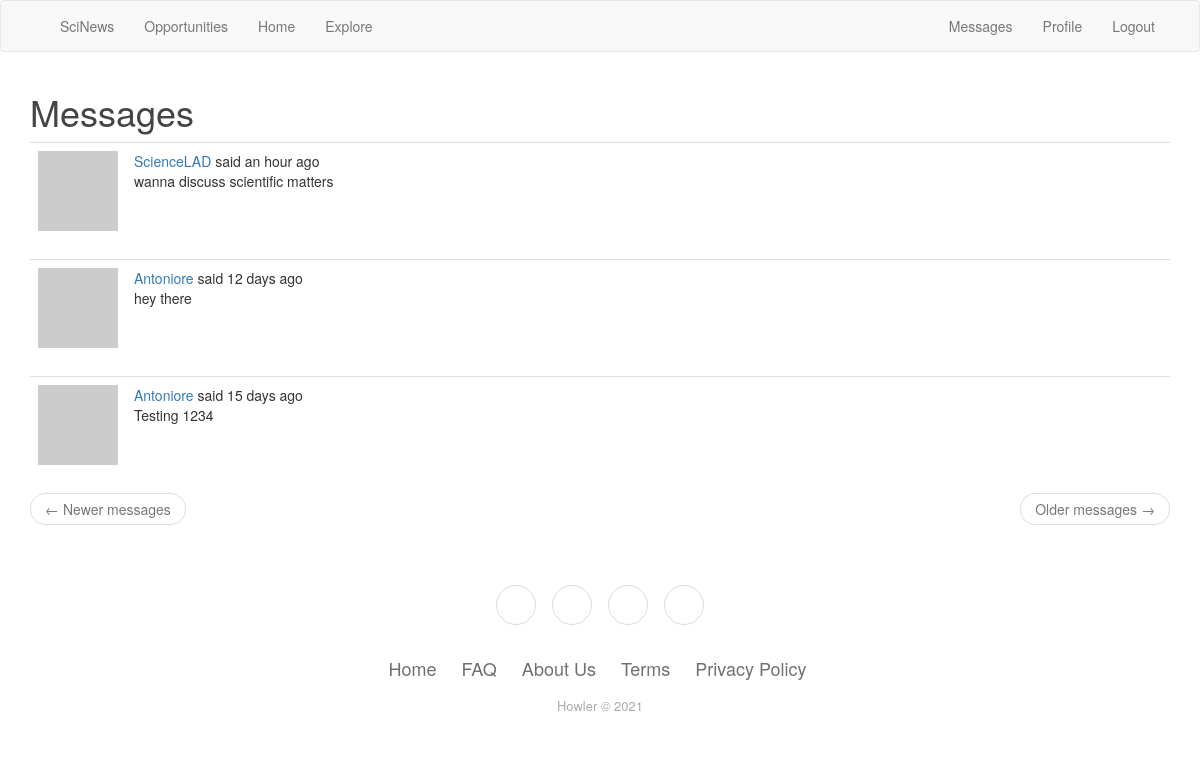
Screenshot of /messages (signed in) with the database file from the repository.
### app/models.py (models this page shows, shortened)
class Message(db.Model):
    id = db.Column(db.Integer, primary_key=True)
    sender_id = db.Column(db.Integer, db.ForeignKey('user.id'))
    recipient_id = db.Column(db.Integer, db.ForeignKey('user.id'))
    body = db.Column(db.String(140))
    timestamp = db.Column(db.DateTime, index=True, default=datetime.utcnow)

### app/routes.py (the view)
@app.route('/messages')
@login_required
def messages():
    current_user.last_message_read_time = datetime.utcnow()
    db.session.commit()
    page = request.args.get('page', 1, type=int)
    messages = current_user.messages_received.order_by(
        Message.timestamp.desc()).paginate(
            page, current_app.config['POSTS_PER_PAGE'], False)
    next_url = url_for('messages', page=messages.next_num) \
        if messages.has_next else None
    prev_url = url_for('messages', page=messages.prev_num) \
        if messages.has_prev else None
    return render_template('messages.html', messages=messages.items,
                           next_url=next_url, prev_url=prev_url)

### app/models.py (called while the page is built)
@login.user_loader
def load_user(id):
    return User.query.get(int(id))

    def new_messages(self):
        last_read_time = self.last_message_read_time or datetime(1900, 1, 1)
        return Message.query.filter_by(recipient=self).filter(
            Message.timestamp > last_read_time).count()

    def avatar(self, size):
        digest = md5(self.email.lower().encode('utf-8')).hexdigest()
        return 'https://www.gravatar.com/avatar/{}?d=identicon&s={}'.format(
            digest, size)

### app/routes.py (called while the page is built)
@app.before_request  #Checks if user is logged to know when they have been last seen.
def before_request():
    if current_user.is_authenticated:
        current_user.last_seen = datetime.utcnow()
        db.session.commit()
    g.locale = str(get_locale())

@app.before_request
def before_request():
    g.locale = str(get_locale())

### app/templates/messages.html
{% extends "base.html" %}
{% block app_content %}
    <h1>{{ _('Messages') }}</h1>
    {% for post in messages %}
        {% include '__post.html' %}
    {% endfor %}
    <nav aria-label="...">
        <ul class="pager">
            <li class="previous{% if not prev_url %} disabled{% endif %}">
                <a href="{{ prev_url or '#' }}">
                    <span aria-hidden="true">&larr;</span> {{ _('Newer messages') }}
                </a>
            </li>
            <li class="next{% if not next_url %} disabled{% endif %}">
                <a href="{{ next_url or '#' }}">
                    {{ _('Older messages') }} <span aria-hidden="true">&rarr;</span>
                </a>
            </li>
        </ul>
    </nav>
{% endblock %}

### app/templates/__post.html (shortened to what this page needs)
<table class="table table-hover">
        <tr>
            <td width="70px">
                <a href="{{ url_for('user', username=post.author.username) }}">
                    <img src="{{ post.author.avatar(70) }}" />
                </a>
            </td>
            <td>
                {{ _('%(username)s said %(when)s',
                    username=user_link, when=moment(post.timestamp).fromNow()) }}
                <br>
                <span id="post{{ post.id }}">{{ post.body }}</span>
            </td>
        </tr>
    </table>

### app/static/main.css (style rules this page uses)
h1, h2, h3, h4, h5, h6 { color: #444444; }

### rows the page displays
Message: body "wanna discuss scientific matters"
Message: body "hey there"
Message: body "Testing 1234"
